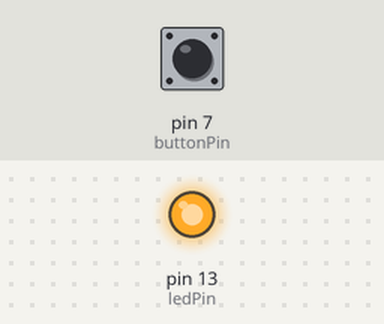
Bench run of a sketch on a simulated Arduino Uno, built with avr-gcc and run on an emulated ATmega328P. On the bench: output pins drawn as LEDs (lit = HIGH). The test bench sets the inputs (shaded band); at power-on: pin 7 (buttonPin) LOW.

Above: at 1.2 s.
1.3 s: pin 7 (buttonPin) pulled HIGH for 0.15 s
At 1.37 s:
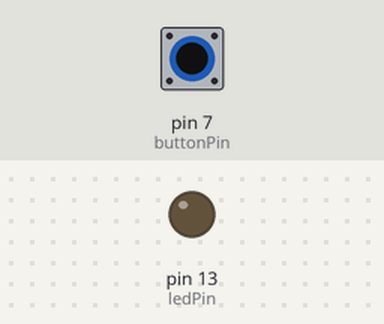
2.9 s: pin 7 (buttonPin) pulled HIGH for 3.2 s
At 6.6 s:
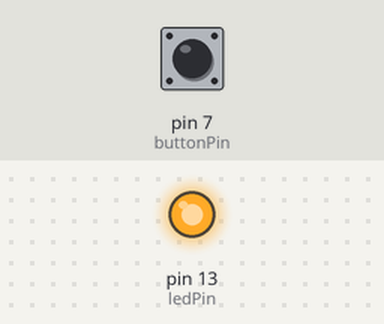
Timing chart, 0 to 8.1 s (numbered marks = the images above; inputs shaded):
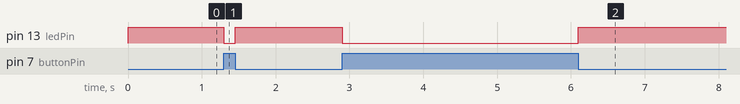

Measured:
- after the input at 1.3 s, pin 13 (ledPin): HIGH → LOW at once, → HIGH 0.15 s later
- after the input at 2.9 s, pin 13 (ledPin): HIGH → LOW at once, → HIGH 3.2 s later

The sketch:

mercurySwitch.ino
```cpp
const int buttonPin = 7;     // the number of the Mercury Switch pin
const int ledPin =  13;      // the number of the LED pin

// variables will change:
boolean buttonState = 0;         // variable for reading the Mercury Switch status

void setup() {
  // initialize the LED pin as an output:
  pinMode(ledPin, OUTPUT);
  // initialize the Mercury Switch pin as an input:
  pinMode(buttonPin, INPUT);
}

void loop(){
  // read the state of the Mercury Switch value:
  buttonState = digitalRead(buttonPin);

  if (buttonState == HIGH)
  {
    digitalWrite(ledPin, LOW);
  }
  else
  {
    digitalWrite(ledPin, HIGH);
  }
}
```
